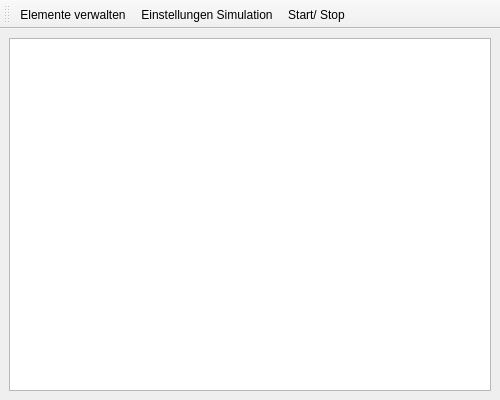
<?xml version="1.0" encoding="UTF-8"?>
<ui version="4.0">
 <class>MainWindow</class>
 <widget class="QMainWindow" name="MainWindow">
  <property name="geometry">
   <rect>
    <x>0</x>
    <y>0</y>
    <width>500</width>
    <height>400</height>
   </rect>
  </property>
  <property name="minimumSize">
   <size>
    <width>500</width>
    <height>400</height>
   </size>
  </property>
  <property name="windowTitle">
   <string>MainWindow</string>
  </property>
  <widget class="QWidget" name="centralwidget">
   <layout class="QHBoxLayout" name="horizontalLayout">
    <item>
     <widget class="QGraphicsView" name="graphicsView"/>
    </item>
   </layout>
  </widget>
  <widget class="QToolBar" name="toolBar">
   <property name="windowTitle">
    <string>toolBar</string>
   </property>
   <attribute name="toolBarArea">
    <enum>TopToolBarArea</enum>
   </attribute>
   <attribute name="toolBarBreak">
    <bool>false</bool>
   </attribute>
   <addaction name="actionElemente_verwalten"/>
   <addaction name="actionEinstellungen_Simulation"/>
   <addaction name="actionStart_Stop"/>
  </widget>
  <action name="actionElemente_verwalten">
   <property name="icon">
    <iconset theme="applications-development"/>
   </property>
   <property name="text">
    <string>Elemente verwalten</string>
   </property>
  </action>
  <action name="actionEinstellungen_Simulation">
   <property name="icon">
    <iconset theme="applications-system"/>
   </property>
   <property name="text">
    <string>Einstellungen Simulation</string>
   </property>
   <property name="menuRole">
    <enum>QAction::MenuRole::NoRole</enum>
   </property>
  </action>
  <action name="actionStart_Stop">
   <property name="icon">
    <iconset theme="media-playback-start"/>
   </property>
   <property name="text">
    <string>Start/ Stop</string>
   </property>
   <property name="menuRole">
    <enum>QAction::MenuRole::NoRole</enum>
   </property>
  </action>
 </widget>
 <resources/>
 <connections/>
</ui>
